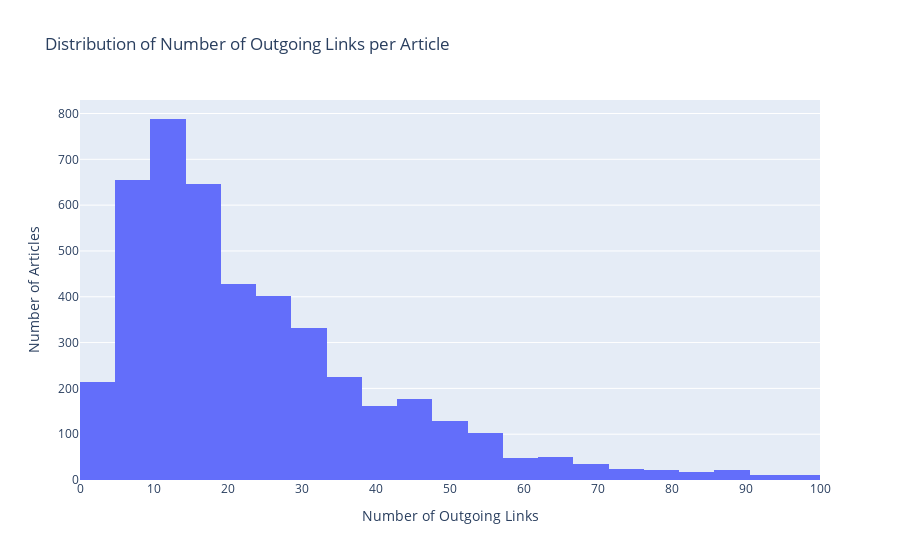
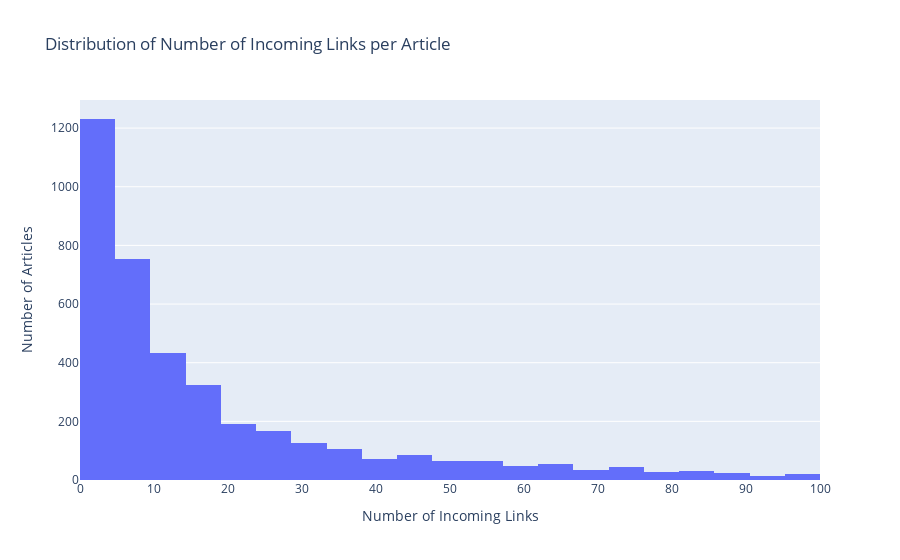

The notebook cell these images were saved under, in order:
### Markdown cell above
We keep this in mind in case we need to uncover some article names, but since the dataset seems to be coherent in the encoding use this will not constitute a problem for our analyis.

We now ask ourselves the question, how are the links distributed among pages ? 

In order to answer our question we proceed by creating a histogram to see the distribution of outgoing and incoming links of articles :

### Code cell
# Creating the outgoing and incoming links counts for each article
outgoing_link_counts = links.groupby('link_source').size()
incoming_link_count = links.groupby('link_target').size()

# Plotting the link distributions 
bins= range(0, 101, 5)
auxiliary.create_link_count_hist(outgoing_link_counts , bins, incoming=False)
auxiliary.create_link_count_hist(incoming_link_count , bins, incoming=True)

### Figure 1 — Plotly figure (JSON) as saved in the notebook; plotly's stock layout.template omitted (floating-point values rounded to 4 significant figures; data arrays with more than 128 entries replaced by an {"elided": "..."} marker saying what was removed)
{"data": [{"type": "histogram", "x": {"elided": "4587 int values"}, "xbins": {"end": 100, "size": 4.762, "start": 0}}], "layout": {"title": {"text": "Distribution of Number of Outgoing Links per Article"}, "xaxis": {"title": {"text": "Number of Outgoing Links"}}, "yaxis": {"title": {"text": "Number of Articles"}}}}

### Figure 2 — Plotly figure (JSON) as saved in the notebook; plotly's stock layout.template omitted (floating-point values rounded to 4 significant figures; data arrays with more than 128 entries replaced by an {"elided": "..."} marker saying what was removed)
{"data": [{"type": "histogram", "x": {"elided": "4135 int values"}, "xbins": {"end": 100, "size": 4.762, "start": 0}}], "layout": {"title": {"text": "Distribution of Number of Incoming Links per Article"}, "xaxis": {"title": {"text": "Number of Incoming Links"}}, "yaxis": {"title": {"text": "Number of Articles"}}}}
